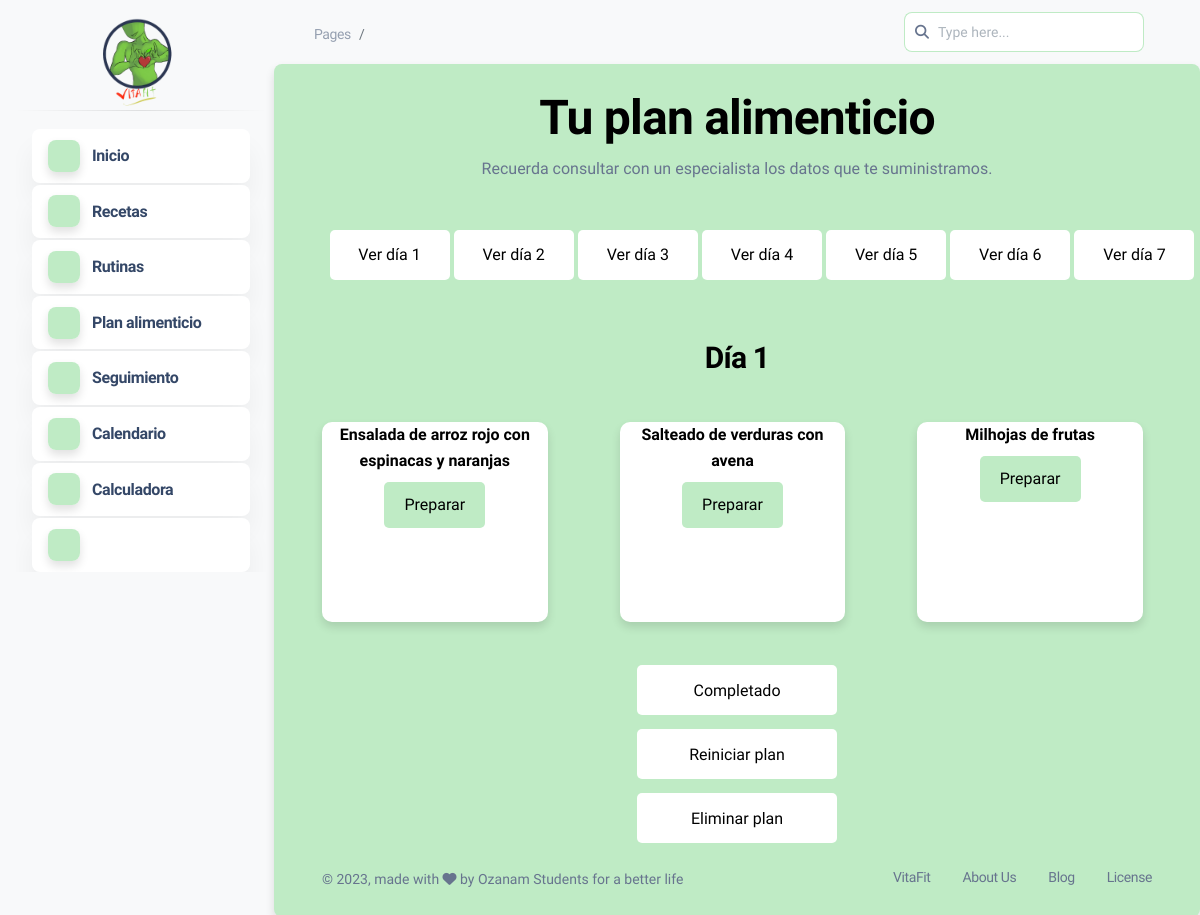
Page /dashboard.php?mod=palimenticio_pro on the earlier database version.
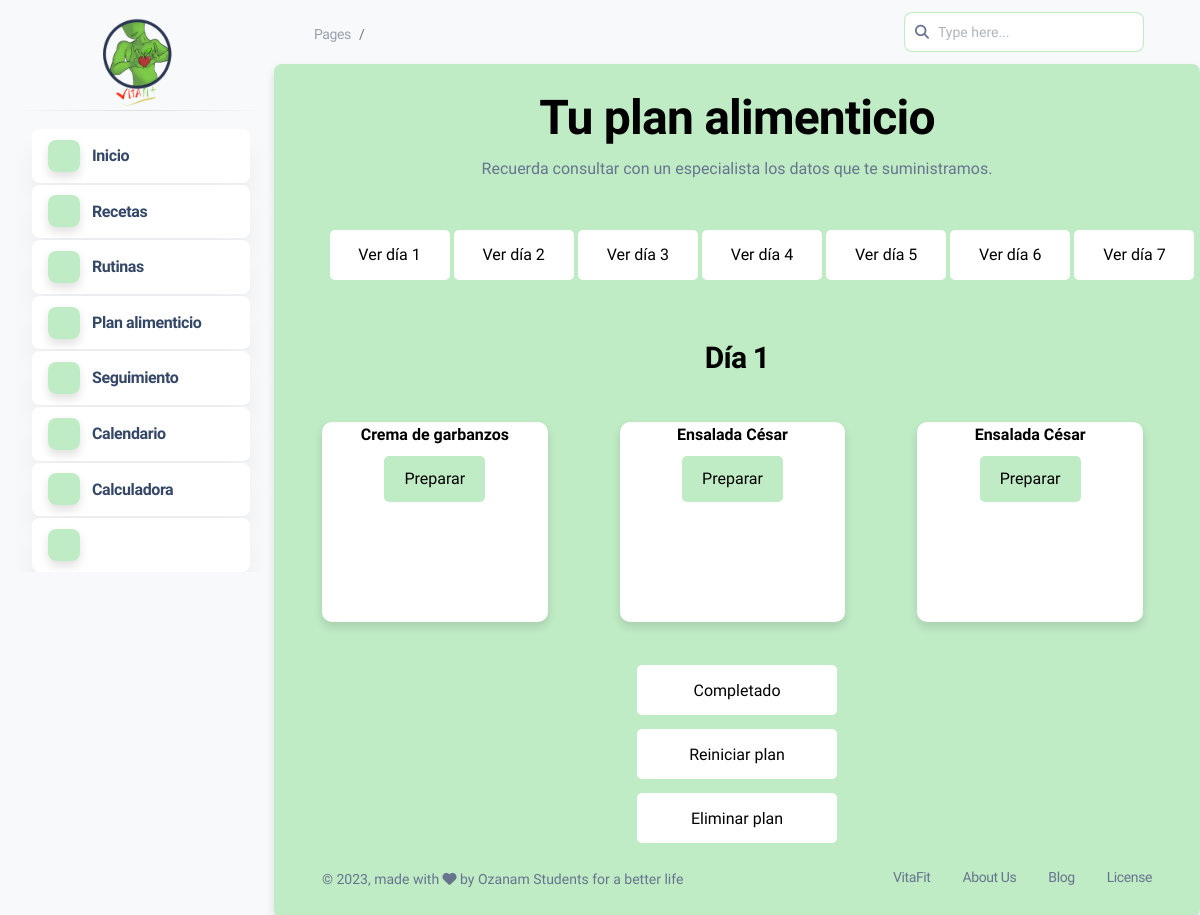
Same page on the later database version.
### tables this page shows
CREATE TABLE `receta` (
  `id_receta` int(1) NOT NULL,
  `nombre` varchar(50) NOT NULL,
  `descripcion` varchar(15000) NOT NULL,
  `video` blob NOT NULL,
  `ingredientes` varchar(1000) NOT NULL,
  `imagen` varchar(15) NOT NULL
);

### modulos/plan/palimenticio_pro.php (the view, shortened to what the changed rows need)
<center>
<h1>Tu plan alimenticio</h1>
<br>
<?php
      if(isset($_POST["btn_dias"])){
        $dia=$_POST['dia'];
        $documento=$_SESSION['documento'];
        $consulta = mysqli_query($conexion,"SELECT * FROM plan_alimenticio WHERE numero_identificacion LIKE '%$documento%';") or die ($conexion."Error en la consulta");
        if($fila=mysqli_fetch_array($consulta)){
          $numero_plan=$fila['id_plan'];
          $consulta_lista = mysqli_query($conexion,"SELECT * FROM lista_plan WHERE id_plan = '$numero_plan' AND dia_consumo = '$dia';") or die ($conexion."Error en la consulta");
          $cantidad = mysqli_num_rows($consulta_lista);
          if($cantidad > 0){
            ?>
            <h3><?php echo "Día ",$dia;?></h3>
            <div class="row">
            <?php
            while($fila=mysqli_fetch_array($consulta_lista)){
                $receta=$fila['id_receta'];
                $cumplida=$fila['completada'];
                $consulta=mysqli_query($conexion,"SELECT * FROM receta WHERE id_receta = '$receta';") or die ($conexion."Error en la consulta");
                while($fila=mysqli_fetch_array($consulta)){
                  ?>
                  <br>
                  <br><br>
                  <div class="receta col-md-3 col-lg-3 col-sm-3 col-xs-3 shadow-md">
                  <div class="nombre_receta">
                    <h6><?php echo $fila['nombre'];?></h6>
                  </div>
                    <?php
                    if($cumplida==2){
                      ?>
                    <div>
                    <p>Realizada</p>
                    </div>
                      <?php
                    }else{
                      ?>
                      <form method="post"action="dashboard.php?mod=info_receta">
                      <input type="text" class="form-control" name="nombre_receta" value="<?php echo $fila['nombre'];?>" hidden>
                      <button type="submit" class="btn_consulta" name="btn_receta">Preparar</button>
                      </form>
                      <?php
                    }
                    ?>
                  </div>
                  <?php
                }
              }
              ?>
              </div>
              <form action="dashboard.php?mod=palimenticio_pro" method="POST">
                <input type="text" name="dia" value="<?php echo $dia; ?>" hidden>
                <input type="text" name="id_plan" value="<?php echo $numero_plan; ?>" hidden>
                <button type="submit" name="btn_completado" class="btn_cambios">Completado</button>
              </form>
              <form action="dashboard.php?mod=palimenticio_pro" method="POST">
                <input type="text" name="id_plan" value="<?php echo $numero_plan; ?>" hidden>
                <button type="submit" name="btn_reiniciar" class="btn_cambios">Reiniciar plan</button>
              </form>
              <form action="dashboard.php?mod=palimenticio_pro" method="POST">
                <input type="text" name="id_plan" value="<?php echo $numero_plan; ?>" hidden>
                <button type="submit" name="btn_eliminar" class="btn_eliminar">Eliminar plan</button>
              </form>
              <?php
            }
          }
        }else{
          $documento=$_SESSION['documento'];
        $consulta = mysqli_query($conexion,"SELECT * FROM plan_alimenticio WHERE numero_identificacion LIKE '%$documento%';") or die ($conexion."Error en la consulta");
        if($fila=mysqli_fetch_array($consulta)){
          $numero_plan=$fila['id_plan'];
          $consulta_lista = mysqli_query($conexion,"SELECT * FROM lista_plan WHERE id_plan = '$numero_plan' AND dia_consumo = '1';") or die ($conexion."Error en la consulta");
          $cantidad = mysqli_num_rows($consulta_lista);
          if($cantidad > 0){
            ?>
            <div class="row">
            <?php
            while($fila=mysqli_fetch_array($consulta_lista)){
                $receta=$fila['id_receta'];
                $cumplida=$fila['completada'];
                $consulta=mysqli_query($conexion,"SELECT * FROM receta WHERE id_receta = '$receta';") or die ($conexion."Error en la consulta");
                while($fila=mysqli_fetch_array($consulta)){
                  ?>
                  <br>
                  <br><br>
                  <div class="receta col-md-3 col-lg-3 col-sm-3 col-xs-3 shadow-md">
                  <div class="nombre_receta">
                    <h6><?php echo $fila['nombre'];?></h6>
                  </div>
                  <?php
                    if($cumplida==2){
                      ?>
                    <div>
                    <p>Realizada</p>
                    </div>
                      <?php
                    }else{
                      ?>
                      <form method="post"action="dashboard.php?mod=info_receta">
                      <button type="submit" class="btn_consulta" name="btn_receta">Preparar</button>
                      </form>
                      <?php
                    }
                    ?>
                  </div>
                  <?php
                }
              }
              ?>
              </div>
              <?php
            }
          }
        }
?>
</center>

Differences in the rows shown:
no longer on this page (row edited): receta: nombre "Ensalada de arroz rojo con espinacas y naranjas"
no longer on this page (row edited): receta: nombre "Salteado de verduras con avena"
no longer on this page (row edited): receta: nombre "Milhojas de frutas"
now on this page (row edited): receta: nombre "Crema de garbanzos"
now on this page (row edited): receta: nombre "Ensalada César"
